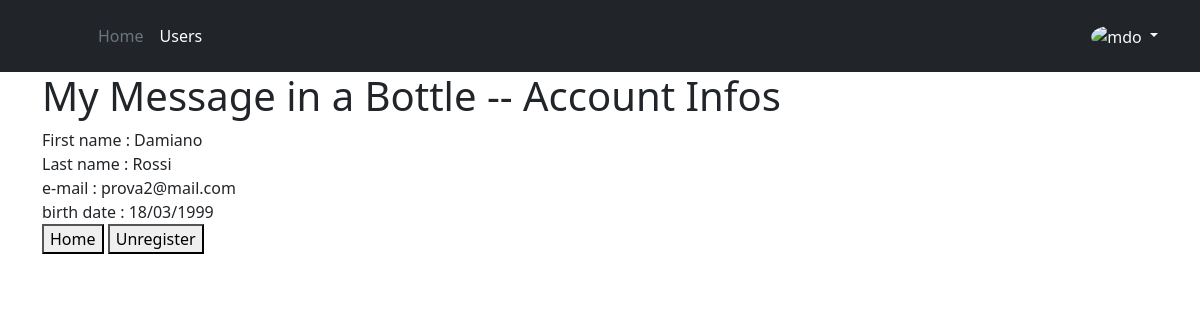
The app's page /account_info (signed in) with its own data.
### monolith/database.py (models this page shows, shortened)
class User(db.Model):
    __tablename__ = 'user'
    id = db.Column(db.Integer, primary_key=True, autoincrement=True)
    email = db.Column(db.Unicode(128), unique=True, nullable=False)
    firstname = db.Column(db.Unicode(128))
    lastname = db.Column(db.Unicode(128))
    password = db.Column(db.Unicode(128))
    date_of_birth = db.Column(db.Date)
    is_active = db.Column(db.Boolean, default=True)
    is_admin = db.Column(db.Boolean, default=False)
    is_anonymous = False
    has_picture = db.Column(db.Boolean, default=False)  # has the user a personal profile picture
    '''
    TODO 2nd priority stuffs
    lottery_points = db.Column(db.integer, default=0)
    content_filter_enabled = db.Column(db.Boolean, default=False)
    '''
    sent_messages = db.relationship('Message', backref='sender', lazy=True)
    received_messages = db.relationship('Message_Recipient', backref='recipient', lazy=True)
    reported_messages = db.relationship('Report', backref='reporter', lazy=True)
    @property
    def is_authenticated(self):
        return self._authenticated

### monolith/views/home.py (the view)
@home.route('/account_info')
def account_info():
    if current_user is not None and hasattr(current_user, 'id'):
        return render_template("account_info.html")
    else:
        return redirect("/login")

### monolith/auth.py (called while the page is built)
@login_manager.user_loader
def load_user(user_id):
    user = User.query.get(user_id)
    if user is not None:
        user._authenticated = True
    return user

### monolith/templates/account_info.html (shortened to what this page needs)
{% extends "layout.html" %}
{% block content %}
<h1>My Message in a Bottle -- Account Infos</h1>
{% if current_user.is_authenticated %}
First name : {{ current_user.firstname }} <br>
Last name : {{current_user.lastname}} <br>
e-mail : {{current_user.email}} <br>
birth date : {{current_user.date_of_birth.strftime('%d/%m/%Y')}} <br>
<button onclick="location.href = '/';" id="home_button" class="float-left submit-button">Home</button>
<button onclick="location.href = '/unregister';" id="unregister_button"
  class="float-left submit-button">Unregister</button>
{% else %}
<p>Hi Anonymous, what are you searching for???</p>
{% endif %}
{% endblock %}

### monolith/static/style/style.css (style rules this page uses)
html, body { height: 100%; }

### records on screen
User: firstname "Damiano", lastname "Rossi", email "prova2@mail.com", date_of_birth "18/03/1999"
